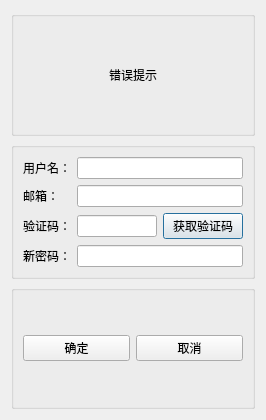
<?xml version="1.0" encoding="UTF-8"?>
<ui version="4.0">
 <class>ResetDialong</class>
 <widget class="QDialog" name="ResetDialong">
  <property name="geometry">
   <rect>
    <x>0</x>
    <y>0</y>
    <width>266</width>
    <height>420</height>
   </rect>
  </property>
  <property name="windowTitle">
   <string>Dialog</string>
  </property>
  <layout class="QGridLayout" name="gridLayout_4">
   <item row="0" column="0">
    <widget class="QGroupBox" name="groupBox">
     <property name="title">
      <string/>
     </property>
     <layout class="QGridLayout" name="gridLayout_3">
      <item row="0" column="0">
       <widget class="QLabel" name="err_tip">
        <property name="text">
         <string>错误提示</string>
        </property>
        <property name="alignment">
         <set>Qt::AlignmentFlag::AlignCenter</set>
        </property>
       </widget>
      </item>
     </layout>
    </widget>
   </item>
   <item row="1" column="0">
    <widget class="QGroupBox" name="groupBox_2">
     <property name="title">
      <string/>
     </property>
     <layout class="QGridLayout" name="gridLayout_2">
      <item row="0" column="0">
       <widget class="QLabel" name="label">
        <property name="text">
         <string>用户名：</string>
        </property>
       </widget>
      </item>
      <item row="0" column="1" colspan="2">
       <widget class="QLineEdit" name="user_edit"/>
      </item>
      <item row="1" column="0">
       <widget class="QLabel" name="label_2">
        <property name="text">
         <string>邮箱：</string>
        </property>
       </widget>
      </item>
      <item row="1" column="1" colspan="2">
       <widget class="QLineEdit" name="email_edit"/>
      </item>
      <item row="2" column="0">
       <widget class="QLabel" name="label_3">
        <property name="text">
         <string>验证码：</string>
        </property>
       </widget>
      </item>
      <item row="2" column="1">
       <widget class="QLineEdit" name="varify_edit"/>
      </item>
      <item row="2" column="2">
       <widget class="QPushButton" name="pushButton_3">
        <property name="text">
         <string>获取验证码</string>
        </property>
       </widget>
      </item>
      <item row="3" column="0">
       <widget class="QLabel" name="label_4">
        <property name="text">
         <string>新密码：</string>
        </property>
       </widget>
      </item>
      <item row="3" column="1" colspan="2">
       <widget class="QLineEdit" name="pwd_edit"/>
      </item>
     </layout>
    </widget>
   </item>
   <item row="2" column="0">
    <widget class="QGroupBox" name="groupBox_3">
     <property name="title">
      <string/>
     </property>
     <layout class="QGridLayout" name="gridLayout">
      <item row="0" column="0">
       <widget class="QPushButton" name="pushButton">
        <property name="text">
         <string>确定</string>
        </property>
       </widget>
      </item>
      <item row="0" column="1">
       <widget class="QPushButton" name="pushButton_2">
        <property name="text">
         <string>取消</string>
        </property>
       </widget>
      </item>
     </layout>
    </widget>
   </item>
  </layout>
 </widget>
 <resources/>
 <connections/>
</ui>
